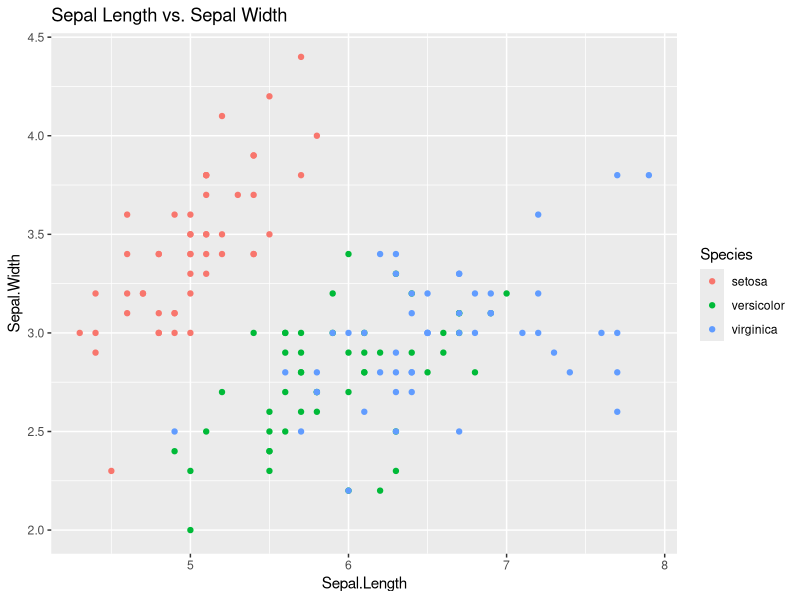
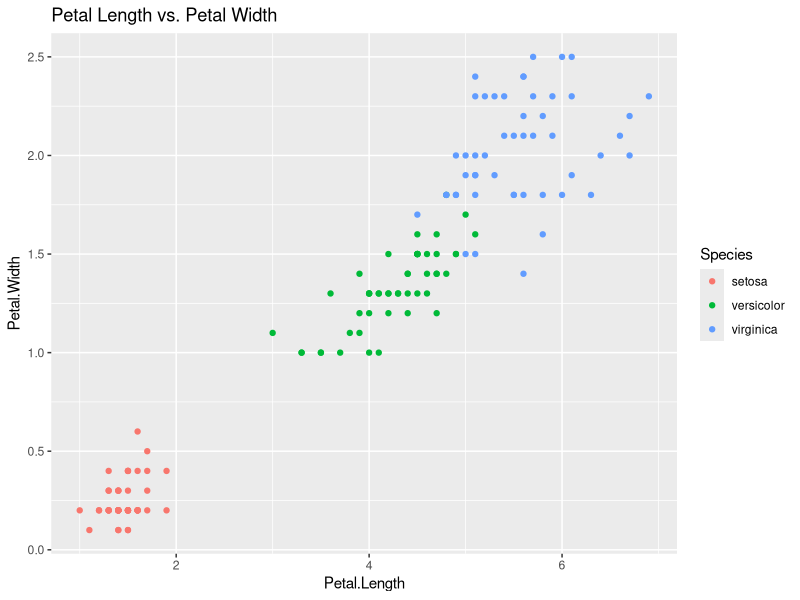
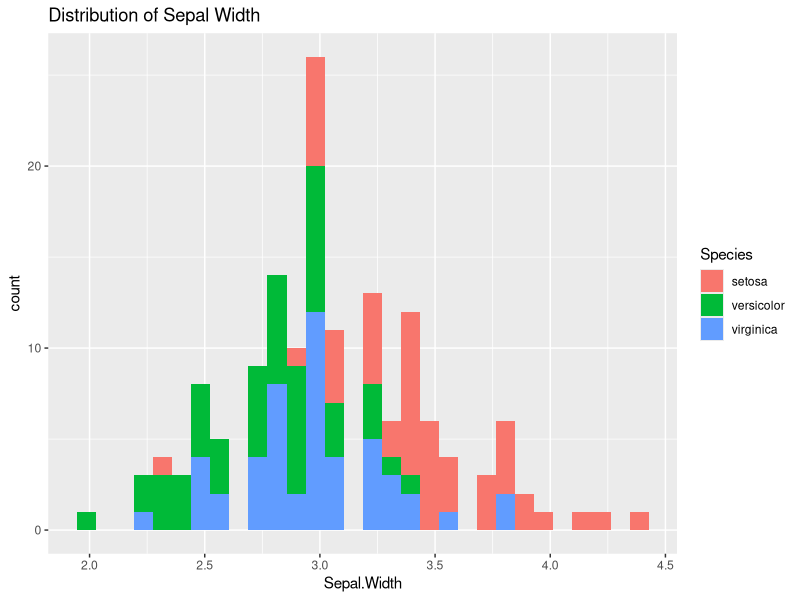
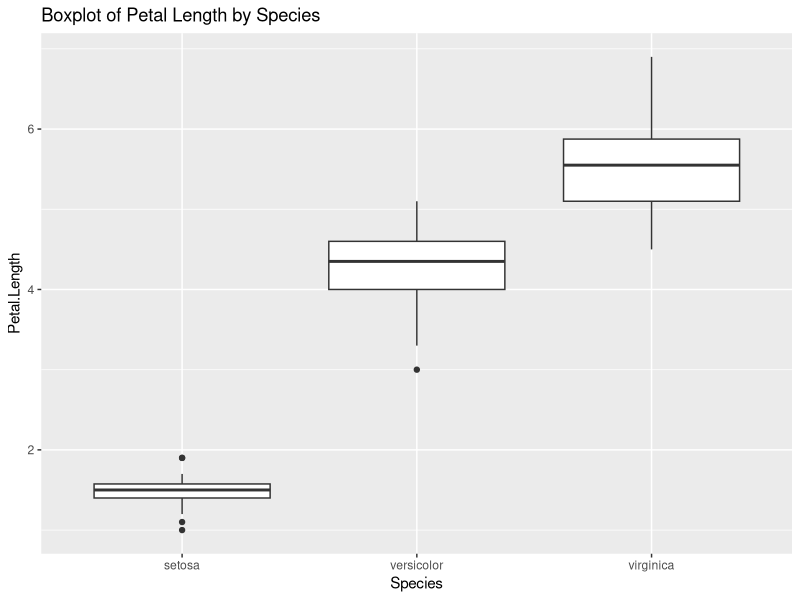

Reproduce these figures in R, in order.
install.packages("ggplot2",repos = "http://cran.us.r-project.org")
library(ggplot2)
library(datasets)

# Load the iris dataset
data(iris)

# Create a scatter plot of Sepal.Length vs Sepal.Width
ggplot(iris, aes(x = Sepal.Length, y = Sepal.Width, color = Species)) +
  geom_point() +
  ggtitle("Sepal Length vs. Sepal Width")

# Create a scatter plot of Petal.Length vs Petal.Width
ggplot(iris, aes(x = Petal.Length, y = Petal.Width, color = Species)) +
  geom_point() +
  ggtitle("Petal Length vs. Petal Width")

# Create a histogram of Sepal.Width
ggplot(iris, aes(x = Sepal.Width, fill = Species)) +
  geom_histogram() +
  ggtitle("Distribution of Sepal Width")

# Create a boxplot of Petal.Length by Species
ggplot(iris, aes(x = Species, y = Petal.Length)) +
  geom_boxplot() +
  ggtitle("Boxplot of Petal Length by Species")
